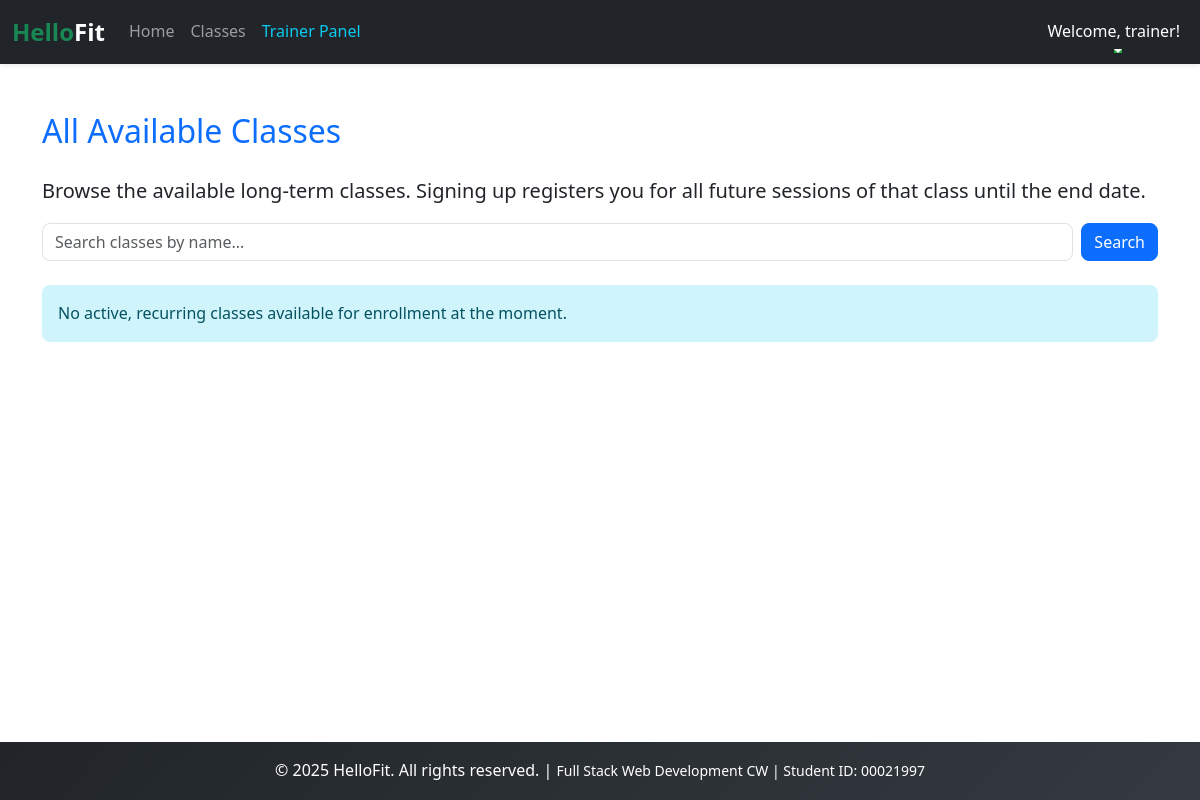
/classes/ (signed in), run on an earlier commit of the app's database.
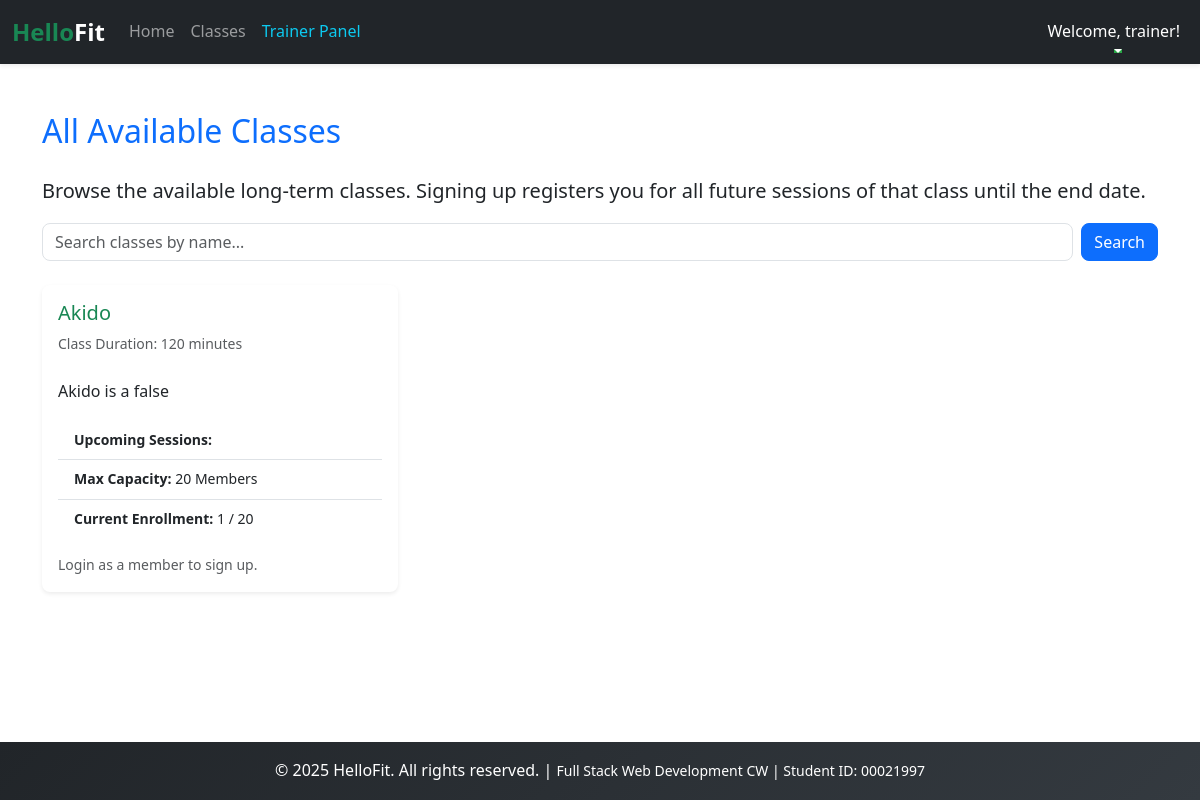
And on a later commit of the database.
### scheduling/models.py (models this page shows, shortened)
class Group(models.Model):
    name=models.CharField(max_length=50)
    description=models.TextField(blank=True)
    duration=models.IntegerField()
    capacity=models.IntegerField(default=20)

### scheduling/views.py (the view, shortened to what this page needs)
# urls.py: path('classes/', classes, name='classes'),
@login_required
def classes(request):
    enrollment_count_subquery = GroupRecord.objects.filter(
        group=OuterRef('pk'),
    ).values('group').annotate(
        count=Count('pk')
    ).values('count')
    groups_queryset = Group.objects.filter(
        schedule__start_time__gte=timezone.now()
    ).distinct()
    query = request.GET.get('q')
    if query:
        groups_queryset = groups_queryset.filter(name__icontains=query)
    groups_queryset = groups_queryset.annotate(
        current_enrollment=Subquery(enrollment_count_subquery)
    ).order_by('name')
    if request.user.is_authenticated and request.user.role == 'member':
        member = request.user.member
        is_enrolled_subquery = GroupRecord.objects.filter(
            group=OuterRef('pk'),
            member=member,
        )
        groups_queryset = groups_queryset.annotate(
            is_enrolled=Exists(is_enrolled_subquery)
        )
    else:
        groups_queryset = groups_queryset.annotate(is_enrolled=Value(False, output_field=BooleanField()))
    active_groups = groups_queryset
    return render(request, 'scheduling/classes.html', {'active_groups':active_groups})

### scheduling/templates/scheduling/classes.html (shortened to what this page needs)
{% extends 'base.html' %}
{% load static %}
{% block content %}
<h2 class="mb-4 text-primary">All Available Classes</h2>
<p class="lead">Browse the available long-term classes. Signing up registers you for all future sessions of that class
    until the end date.</p>
<div class="mb-4">
    <form method="get" class="d-flex gap-2">
        <input type="text" name="q" class="form-control" placeholder="Search classes by name..."
            value="{{ request.GET.q }}">
        <button type="submit" class="btn btn-primary">Search</button>
    </form>
</div>
{% if not active_groups %}
<div class="alert alert-info">No active, recurring classes available for enrollment at the moment.</div>
{% else %}
<div class="row">
    {% for group in active_groups %}
    <div class="col-md-4 mb-4">
        <div class="card h-100 shadow-sm border-primary">
            <div class="card-body d-flex flex-column">
                <h5 class="card-title text-success">{{ group.name }}</h5>
                <p class="card-text small text-muted">Class Duration: {{ group.duration }} minutes</p>
                <p class="card-text mt-2 flex-grow-1">
                    {{ group.description|default:"A comprehensive fitness course." }}
                </p>
                <ul class="list-group list-group-flush small mb-3">
                    <li class="list-group-item">
                        <strong>Upcoming Sessions:</strong> {{ group.upcoming_sessions }}
                    </li>
                    <li class="list-group-item">
                        <strong>Max Capacity:</strong> {{ group.capacity }} Members
                    </li>
                    <li class="list-group-item">
                        <strong>Current Enrollment:</strong> {{ group.current_enrollment }} / {{ group.capacity }}
                    </li>
                </ul>
                <div class="d-flex justify-content-between align-items-center mt-auto">
                    {% if user.is_authenticated and user.role == 'member' %}
                    <form method="post" action="{% url 'classes' %}" class="w-100">
                        {% csrf_token %}
                        <input type="hidden" name="group_id" value="{{ group.id }}">
                        {% if group.current_enrollment >= group.capacity %}
                        <button type="button" class="btn btn-sm btn-secondary w-100" disabled>Class Full</button>
                        {% elif group.is_enrolled %}
                        <button type="button" class="btn btn-sm btn-success w-100" disabled>Enrolled</button>
                        {% else %}
                        <button type="submit" class="btn btn-sm btn-outline-success w-100">Sign Up for Class</button>
                        {% endif %}
                    </form>
                    {% else %}
                    <span class="text-muted small">Login as a member to sign up.</span>
                    {% endif %}
                </div>
            </div>
        </div>
    </div>
    {% endfor %}
</div>
{% endif %}
{% endblock content %}

What changed in the data, as far as the page shows it:
added Group: name "Akido", duration "120", description "Akido is a false", capacity "20", current_enrollment "1"
Also different on the page:
text no longer shown: "No active, recurring classes available for enrollment at the moment."
